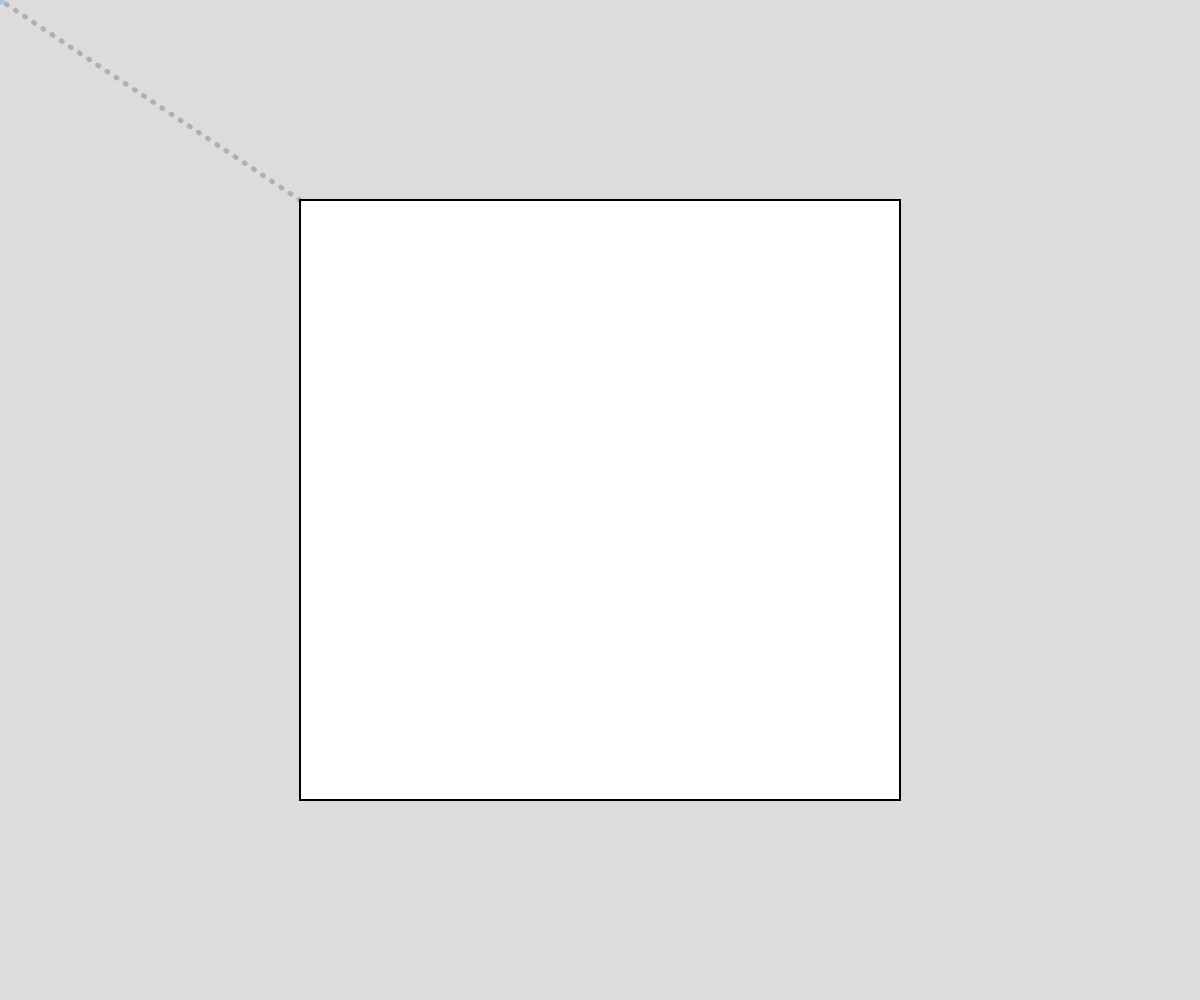
Frame 1 (no input)
Frame 60 (no input): identical to frame 1, image omitted
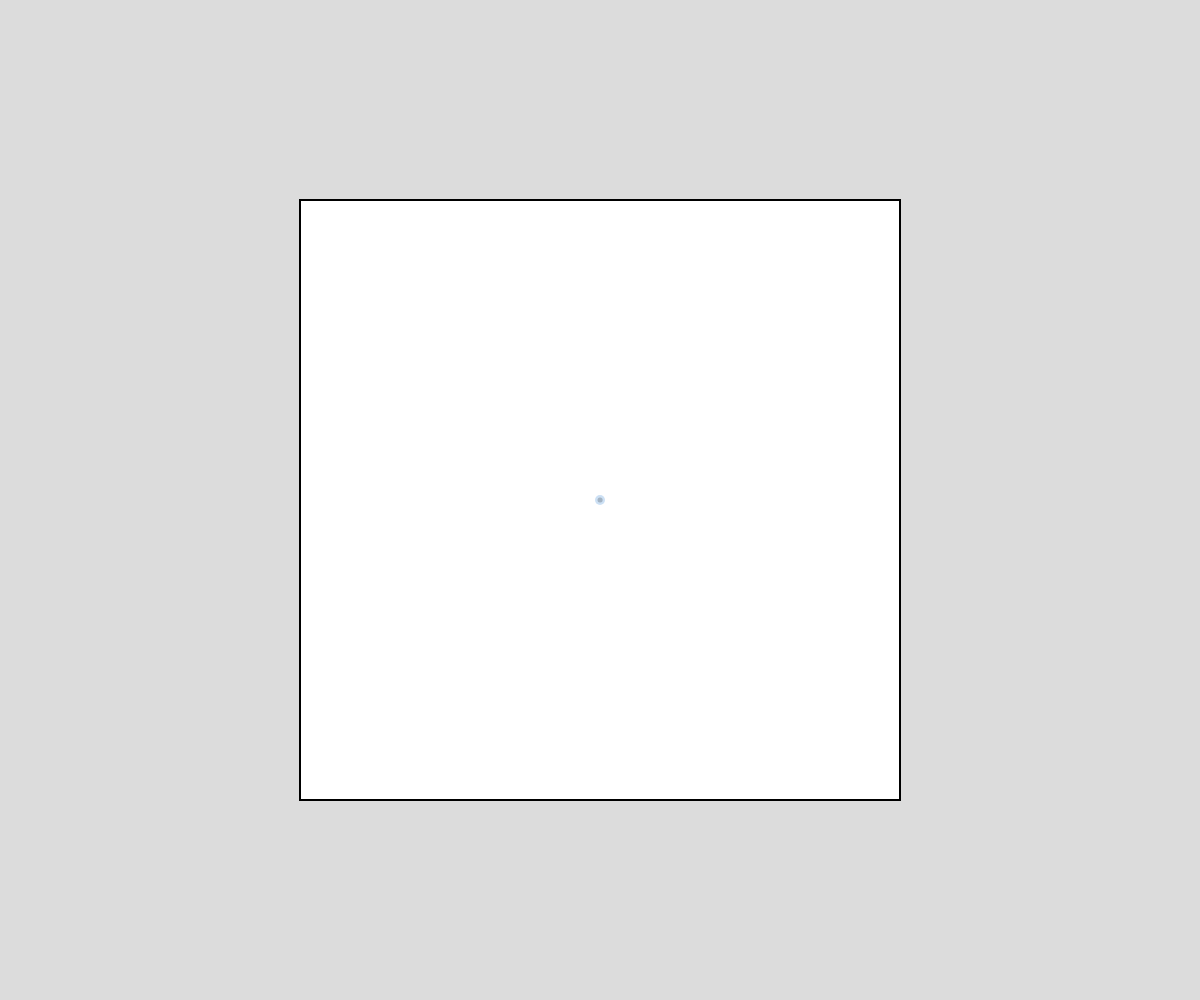
Frame 120 (the mouse pressed at the canvas centre since frame 60)

The p5.js sketch that drew these frames (run headless with seeded random() and noise() and a simulated clock; from frame 60 on, the mouse is pressed at the canvas centre):

// p5.js sketch
// ── sketch.js
const area = 600;
const color = 'black';

let playArea;

let player;
let enemy;

function setup() {
    createCanvas(windowWidth, windowHeight);
    playArea = {
        x: windowWidth / 2 - area / 2,
        y: windowHeight / 2 - area / 2,
        width: area,
        height: area
    };

    player = new Entity(playArea, color, 'red', 10, 'point');
    enemy = new Entity(playArea, color, 'red', 0, 'triangle', 50);
}

function draw() {
    background(220);

    stroke(color);
    drawingContext.setLineDash([]);
    strokeWeight(2);
    square(playArea.x, playArea.y, playArea.width);

    player.move(mouseX, mouseY);
    enemy.move(mouseX, mouseY);

    player.draw();
    // enemy.draw();

    stroke('rgba(0, 100, 200, 0.2)');
    strokeWeight(10);
    point(mouseX, mouseY);

    drawingContext.setLineDash([1, 10]);
    stroke('rgba(0, 0, 0, 0.2)');
    strokeWeight(5);
    line(player.pos.x, player.pos.y, mouseX, mouseY);
}
// ── entity.js
class Entity {
    constructor(playArea, color, edgeColor, edgeSize, shape, size) {
        this.pos = createVector(0, 0);
        this.playArea = playArea;
        this.color = color;
        this.edgeColor = edgeColor;
        this.edgeSize = edgeSize;
        this.shape = shape;
        this.size = size;
    }

    move(x, y) {
        stroke(this.color);
        strokeWeight(this.edgeSize);

        this.pos.x = x;
        this.pos.y = y;

        // Horizontal Limit
        if (this.pos.x < this.playArea.x) {
            this.pos.x = this.playArea.x;
            stroke(this.edgeColor);
        } else if (this.pos.x > this.playArea.x + this.playArea.width) {
            this.pos.x = this.playArea.x + this.playArea.width;
            stroke(this.edgeColor);
        }

        // Vertical Limit
        if (this.pos.y < this.playArea.y) {
            this.pos.y = this.playArea.y;
            stroke(this.edgeColor);
        } else if (this.pos.y > this.playArea.y + this.playArea.height) {
            this.pos.y = this.playArea.y + this.playArea.height;
            stroke(this.edgeColor);
        }
    }

    draw() {
        push();
        if (this.shape == 'point') point(this.pos.x, this.pos.y);
        else if (this.shape == 'triangle') {
            const topPoint = createVector(this.pos.x, this.pos.y);
            const bottomLeftPoint = createVector(this.pos.x - (this.size / 2), this.pos.y - this.size);
            const bottomRightPoint = createVector(this.pos.x + (this.size / 2), this.pos.y - this.size);
            fill('magenta');
            triangle(topPoint.x, topPoint.y,
                bottomLeftPoint.x, bottomLeftPoint.y,
                bottomRightPoint.x, bottomRightPoint.y);
        }
        pop();
    }
}
